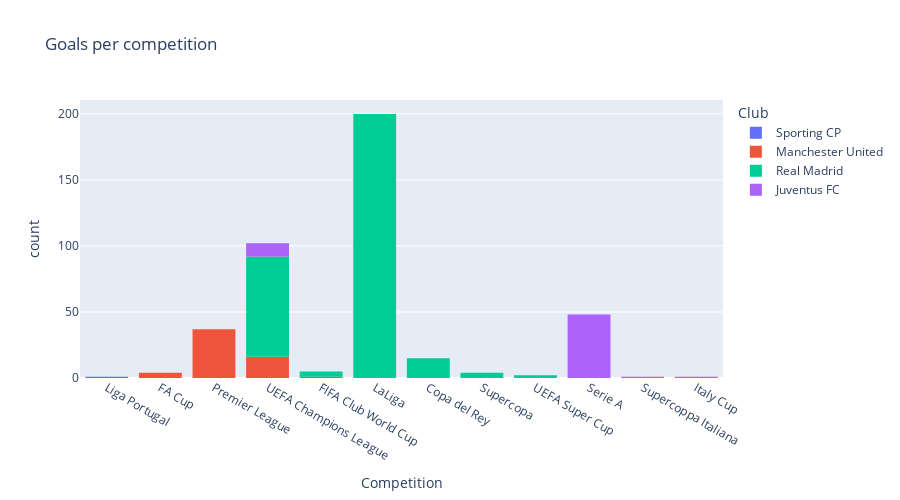

This figure's notebook cell:
### Markdown cell above
# graphics

### Code cell
px.histogram(
    df,
    x='Competition',
    title="Goals per competition",
    log_x=False,
    log_y=False,
    #symbol='title',
    #markers=True,
    #width=800, 
    height=500,
    color='Club',
    hover_name='Club',
    hover_data=['Competition','Club'])

### Figure 1 — Plotly figure (JSON) as saved in the notebook; plotly's stock layout.template omitted (floating-point values rounded to 4 significant figures; data arrays with more than 128 entries replaced by an {"elided": "..."} marker saying what was removed)
{"data": [{"alignmentgroup": "True", "bingroup": "x", "hovertemplate": "Club=Sporting CP<br>Competition=%{x}<br>count=%{y}<extra></extra>", "legendgroup": "Sporting CP", "marker": {"color": "#636efa", "pattern": {"shape": ""}}, "name": "Sporting CP", "offsetgroup": "Sporting CP", "orientation": "v", "showlegend": true, "type": "histogram", "x": ["Liga Portugal"], "xaxis": "x", "yaxis": "y"}, {"alignmentgroup": "True", "bingroup": "x", "hovertemplate": "Club=Manchester United<br>Competition=%{x}<br>count=%{y}<extra></extra>", "legendgroup": "Manchester United", "marker": {"color": "#EF553B", "pattern": {"shape": ""}}, "name": "Manchester United", "offsetgroup": "Manchester United", "orientation": "v", "showlegend": true, "type": "histogram", "x": ["FA Cup", "Premier League", "Premier League", "FA Cup", "Premier League", "Premier League", "UEFA Champions League", "UEFA Champions League", "UEFA Champions League", "UEFA Champions League", "Premier League", "Premier League", "UEFA Champions League", "UEFA Champions League", "Premier League", "Premier League", "Premier League", "Premier League", "Premier League", "FA Cup", "Premier League", "Premier League", "Premier League", "UEFA Champions League", "Premier League", "Premier League", "Premier League", "UEFA Champions League", "Premier League", "Premier League", "Premier League", "Premier League", "Premier League", "FIFA Club World Cup", "Premier League", "Premier League", "FA Cup", "UEFA Champions League", "Premier League", "UEFA Champions League", "Premier League", "UEFA Champions League", "Premier League", "UEFA Champions League", "UEFA Champions League", "UEFA Champions League", "Premier League", "UEFA Champions League", "UEFA Champions League", "Premier League", "Premier League", "Premier League", "Premier League", "Premier League", "Premier League", "Premier League", "Premier League", "Premier League"], "xaxis": "x", "yaxis": "y"}, {"alignmentgroup": "True", "bingroup": "x", "hovertemplate": "Club=Real Madrid<br>Competition=%{x}<br>count=%{y}<extra></extra>", "legendgroup": "Real Madrid", "marker": {"color": "#00cc96", "pattern": {"shape": ""}}, "name": "Real Madrid", "offsetgroup": "Real Madrid", "orientation": "v", "showlegend": true, "type": "histogram", "x": {"elided": "301 str values"}, "xaxis": "x", "yaxis": "y"}, {"alignmentgroup": "True", "bingroup": "x", "hovertemplate": "Club=Juventus FC<br>Competition=%{x}<br>count=%{y}<extra></extra>", "legendgroup": "Juventus FC", "marker": {"color": "#ab63fa", "pattern": {"shape": ""}}, "name": "Juventus FC", "offsetgroup": "Juventus FC", "orientation": "v", "showlegend": true, "type": "histogram", "x": ["Serie A", "Serie A", "Serie A", "UEFA Champions League", "Serie A", "Serie A", "Serie A", "Supercoppa Italiana", "Serie A", "Serie A", "Serie A", "Serie A", "UEFA Champions League", "UEFA Champions League", "UEFA Champions League", "UEFA Champions League", "Serie A", "Serie A", "Serie A", "Serie A", "UEFA Champions League", "Serie A", "UEFA Champions League", "Serie A", "Serie A", "Serie A", "Serie A", "Serie A", "Italy Cup", "Serie A", "Serie A", "Serie A", "Serie A", "Serie A", "Serie A", "Serie A", "UEFA Champions League", "Serie A", "Serie A", "Serie A", "Serie A", "Serie A", "Serie A", "UEFA Champions League", "UEFA Champions League", "Serie A", "Serie A", "Serie A", "Serie A", "Serie A", "Serie A", "Serie A", "Serie A", "Serie A", "Serie A", "Serie A", "Serie A", "Serie A", "Serie A", "Serie A"], "xaxis": "x", "yaxis": "y"}], "layout": {"barmode": "relative", "height": 500, "legend": {"title": {"text": "Club"}, "tracegroupgap": 0}, "title": {"text": "Goals per competition"}, "xaxis": {"anchor": "y", "domain": [0, 1], "title": {"text": "Competition"}}, "yaxis": {"anchor": "x", "domain": [0, 1], "title": {"text": "count"}}}}
